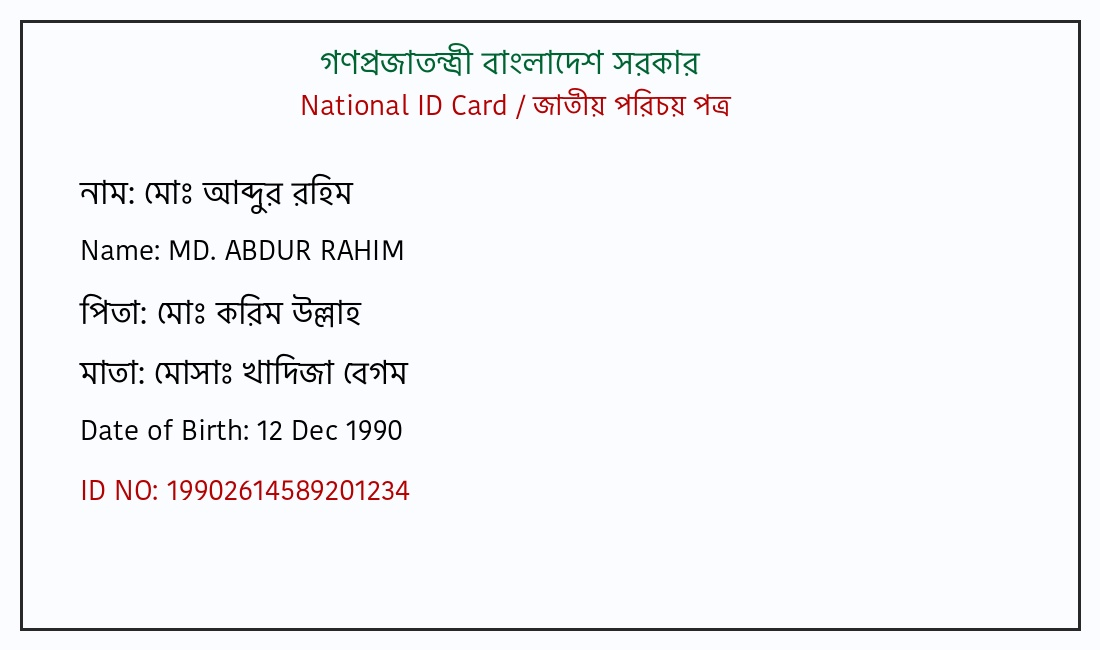
#> input picture samples/sample_old_nid_17digit.jpg, 1100 x 650 px
$ python -i image_processor.py   (imports and definitions only)   (older library calls are emulated)
#> lines starting #> are read from the running program, lines starting #| are printed output that depends on the picture; after the words box and inside, x2 and y2 are one past the last pixel; in counts of white or black regions, pixels touching at a corner belong together
#> further down, picture is the input picture: shape (650, 1100, 3); mean B, G, R 246.3, 243.6, 243.1
"""
Image preparation for Bangladeshi NID cards.

Main ideas
----------
* Normalise every upload to the same size (long side = 1800 px) so that relative
  "zone" crops (text column, address block, MRZ ...) mean the same thing every time.
* Crop to the text areas BEFORE OCR. The photo, chip, hologram and security pattern are
  what turn blurry uploads into garbage lines; Tesseract never needs to see them.
* Produce several enhanced variants of each crop (plain, sharpened, adaptive-binary,
  green channel). Each variant is OCR'd separately and the results are voted on later.
"""
from typing import List, Tuple

import cv2
import numpy as np

CARD_LONG_SIDE = 1800


# --------------------------------------------------------------------------- #
# card detection / normalisation
# --------------------------------------------------------------------------- #
def crop_card_area(image: np.ndarray) -> np.ndarray:
    """Crop to the card if it was photographed on a desk/table; otherwise keep as is."""
    try:
        h, w = image.shape[:2]
#> h = 650; w = 1100
        gray = cv2.cvtColor(image, cv2.COLOR_BGR2GRAY)
        blurred = cv2.GaussianBlur(gray, (7, 7), 0)
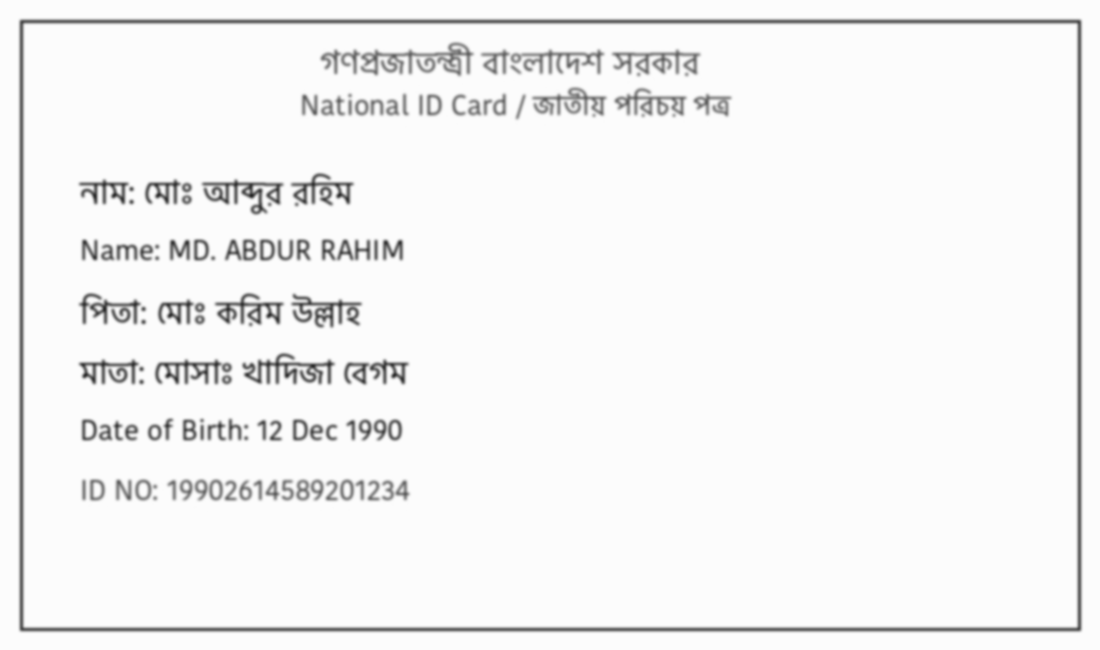
#> blurred: shape (650, 1100); min 40, max 252, mean 243.7
        edges = cv2.Canny(blurred, 30, 120)
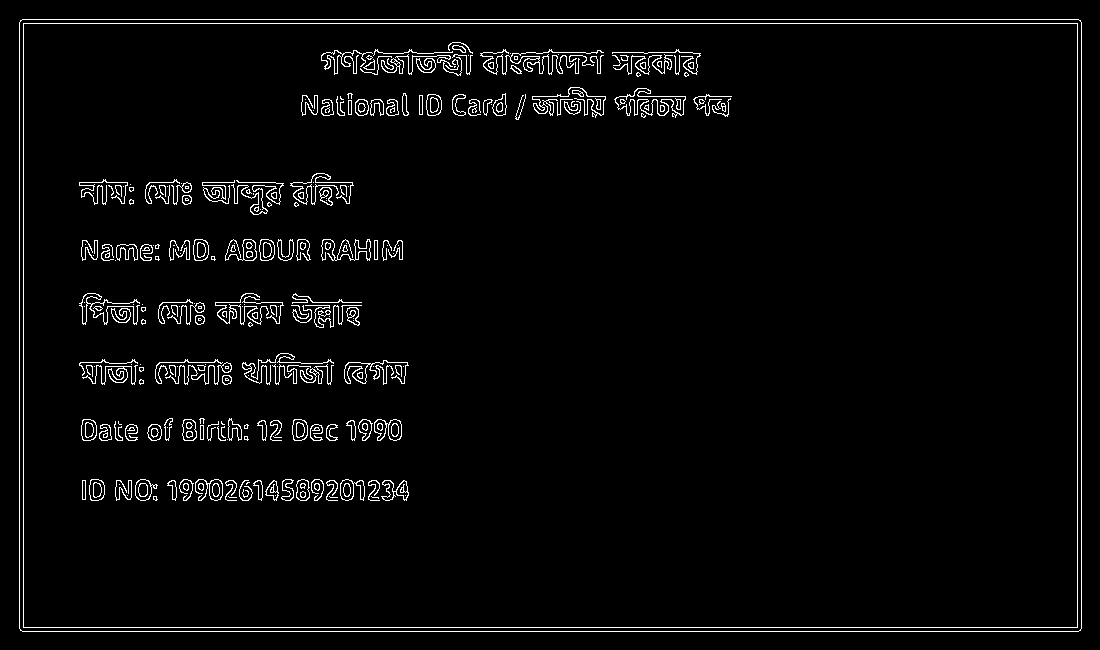
#> edges: shape (650, 1100); 3.1% white in thin lines or dots
        edges = cv2.dilate(edges, np.ones((5, 5), np.uint8), iterations=2)
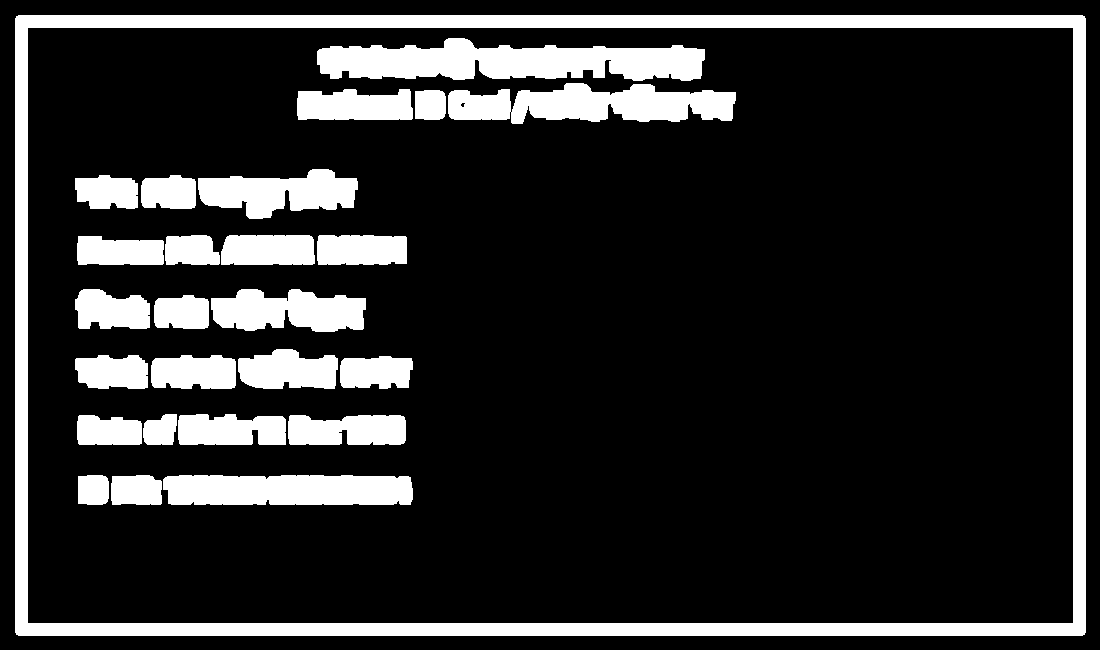
#> edges: shape (650, 1100); 17.1% white; 26 white regions
        contours, _ = cv2.findContours(edges, cv2.RETR_EXTERNAL, cv2.CHAIN_APPROX_SIMPLE)
#> contours = 1 contour; box (x1, y1, x2, y2) and area: (15, 15, 1086, 636) 663384

        best, best_area = None, 0
        for cnt in contours:
            x, y, bw, bh = cv2.boundingRect(cnt)
            area = bw * bh
            if area < 0.25 * h * w:
                continue
            aspect = max(bw, bh) / max(min(bw, bh), 1)
            if 1.3 <= aspect <= 1.9 and area > best_area:
                best, best_area = (x, y, bw, bh), area
#> this loop made 1 pass
#> (x, y, bw, bh, area, aspect, best_area) on pass 1: (15, 15, 1071, 621, 665091, 1.72, 665091)
#> after the loop, best_area = 665091

        if best is None:
            return image
        x, y, bw, bh = best
        if bw * bh > 0.97 * h * w:          # already just the card
            return image
        pad = int(0.01 * max(bw, bh))
#> pad = 10
        return image[max(0, y - pad):min(h, y + bh + pad), max(0, x - pad):min(w, x + bw + pad)]
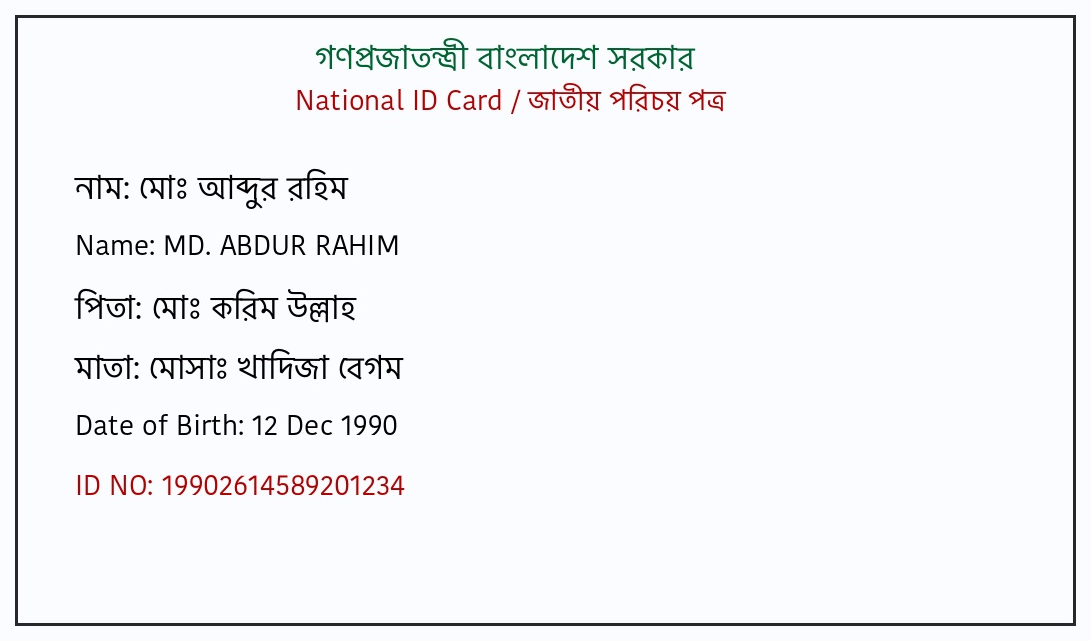
#> returned value: shape (641, 1091, 3); mean of channels 0, 1, 2 246.1, 243.4, 243; drawn as B, G, R
    except Exception:
        return image


def prepare_card(image: np.ndarray) -> np.ndarray:
    """Crop to card and rescale so the long side is exactly CARD_LONG_SIDE."""
    card = crop_card_area(image)
    h, w = card.shape[:2]
#> h = 641; w = 1091
    scale = CARD_LONG_SIDE / float(max(h, w))
#> scale = 1.65
    interp = cv2.INTER_CUBIC if scale > 1.0 else cv2.INTER_AREA
#> interp = 2
    return cv2.resize(card, None, fx=scale, fy=scale, interpolation=interp)
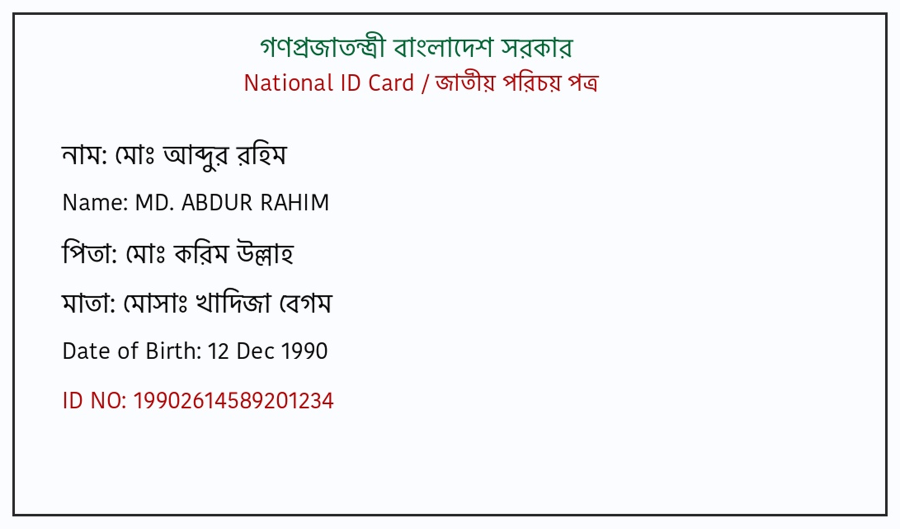
#> returned value: shape (1058, 1800, 3) (shown at 1/2 size); mean of channels 0, 1, 2 246, 243.3, 242.9; drawn as B, G, R


# [21 lines left out: functions rotation_candidates, crop_rel, blur_score, not called in this run]


# --------------------------------------------------------------------------- #
# enhancement variants
# --------------------------------------------------------------------------- #
def add_border(image: np.ndarray, padding: int = 30) -> np.ndarray:
    return cv2.copyMakeBorder(image, padding, padding, padding, padding, cv2.BORDER_CONSTANT, value=255)


def to_gray(image: np.ndarray) -> np.ndarray:
    return cv2.cvtColor(image, cv2.COLOR_BGR2GRAY) if image.ndim == 3 else image


# [27 lines left out: functions clean_gray, green_channel, sharpen, adaptive_binary, not called in this run]


def clahe_gray(image: np.ndarray) -> np.ndarray:
    gray = to_gray(image)
    return add_border(cv2.createCLAHE(clipLimit=2.0, tileGridSize=(8, 8)).apply(gray))


# [15 lines left out: functions mrz_variants, front_text_column, not called in this run]

>>> import cv2
>>> picture = cv2.imread('../samples/sample_old_nid_17digit.jpg')
>>> result = prepare_card(picture)

$ run again, on samples/sample_smart_nid_back.jpg
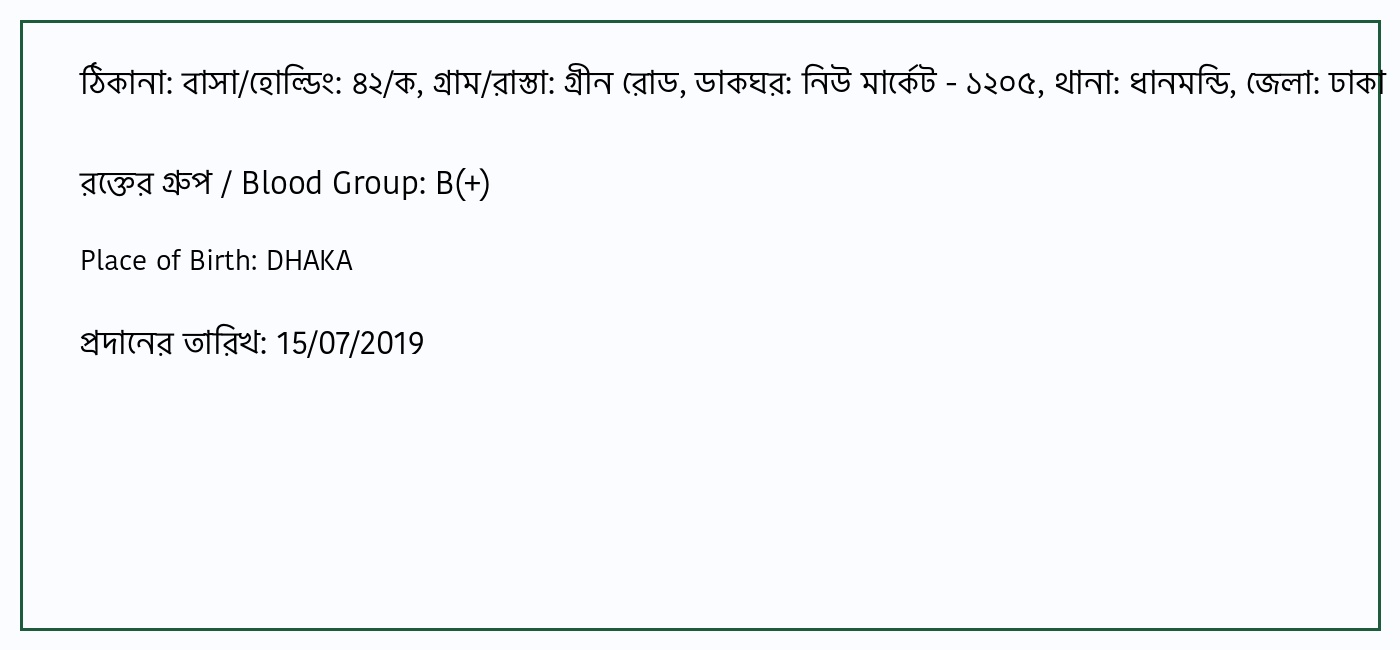
#> input picture samples/sample_smart_nid_back.jpg, 1400 x 650 px
#> picture is the input picture: shape (650, 1400, 3); mean B, G, R 248.3, 245.8, 244
#> in crop_card_area, `edges = cv2.Canny(blurred, 30, 120)`:
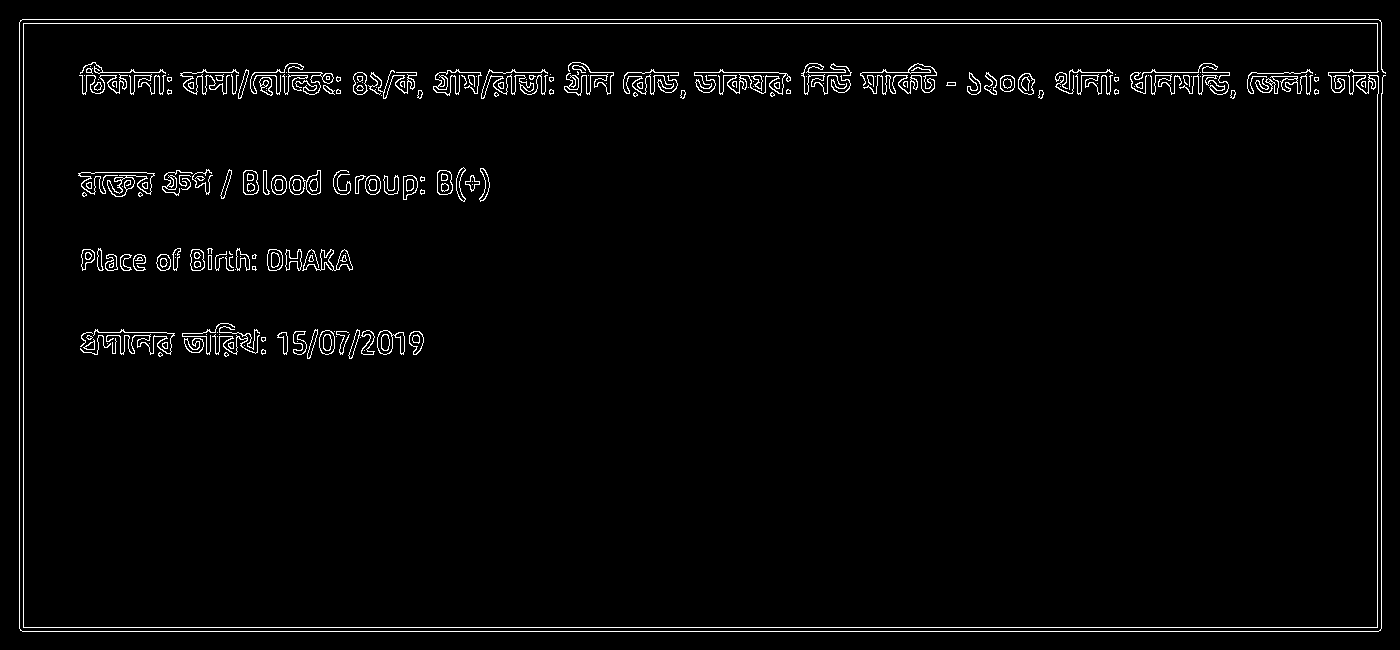
#> edges: shape (650, 1400); 2.3% white in thin lines or dots
#> in crop_card_area, `edges = cv2.dilate(edges, np.ones((5, 5), np.uint8), iterations=2)`:
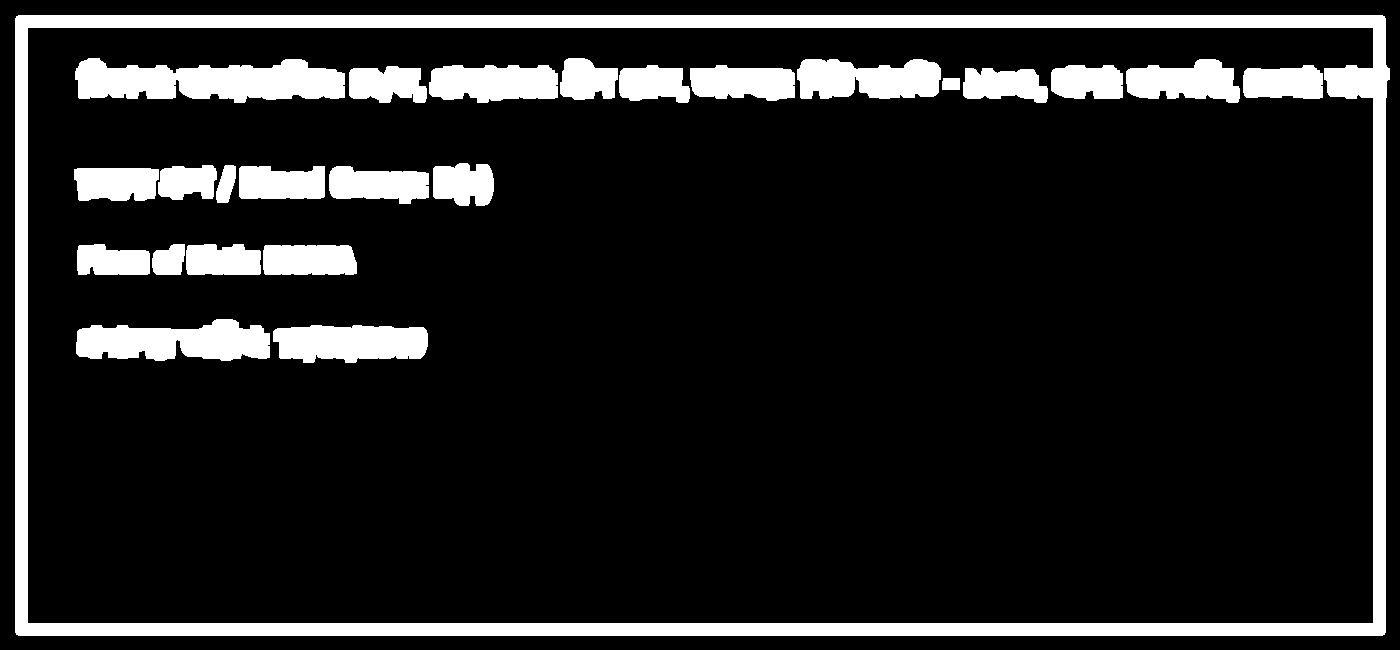
#> edges: shape (650, 1400); 13.3% white; 25 white regions
#> contours = 1 contour; box (x1, y1, x2, y2) and area: (15, 15, 1390, 636) 849454
#> the loop in crop_card_area, `for cnt in contours:` made 1 pass
#> (x, y, bw, bh, area, aspect) on pass 1: (15, 15, 1375, 621, 853875, 2.21)
#> after the loop in crop_card_area, `for cnt in contours:`: best_area = 0
